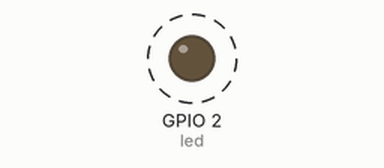
The sketch below on a simulated ESP32. Parts: output pins drawn as LEDs (lit = HIGH). Dashed ring = blinking. What the sketch prints to the serial monitor is not drawn.

Above: at 0.5 s.
Timing chart, 0 to 4.6 s (numbered marks = the images above):
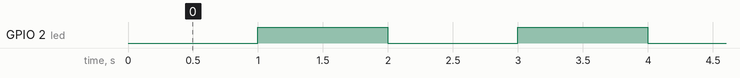

The sketch:

Timer_interrupt_test.ino
```cpp
/* create a hardware timer */
hw_timer_t * timer = NULL;

/* LED pin */
int led = 2;
volatile float x;
/* LED state */
volatile byte state = LOW;

void IRAM_ATTR onTimer(){
  state = !state;
  x = sqrt(456789.23);
  digitalWrite(led, state);
}

void setup() {
  Serial.begin(115200);

  pinMode(led, OUTPUT);

  /* Use 1st timer of 4 */
  /* 1 tick take 1/(80MHZ/80) = 1us so we set divider 80 and count up */
  timer = timerBegin(2, 80, true);

  /* Attach onTimer function to our timer */
  timerAttachInterrupt(timer, &onTimer, true);

  /* Set alarm to call onTimer function every second 1 tick is 1us
  => 1 second is 1000000us */
  /* Repeat the alarm (third parameter) */
  timerAlarmWrite(timer, 1000000, true);

  /* Start an alarm */
  timerAlarmEnable(timer);
  Serial.println("start timer");
}

void loop() {
  Serial.println(x);
}
```

Measured:
- by itself, GPIO 2 (led): alternates HIGH for 1.0 s and LOW for 1.0 s
